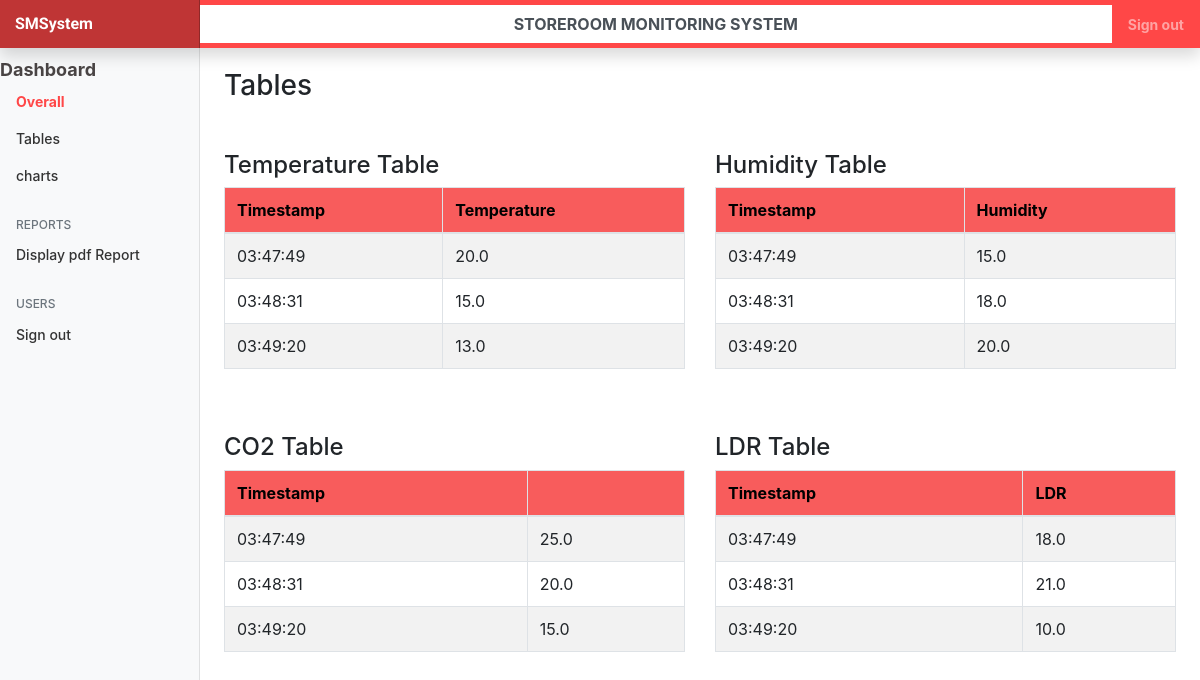
The app's page /tables/ with its own data.
### storeroom_app/models.py (models this page shows, shortened)
class CropsData(models.Model):
    timestamp = models.DateTimeField()
    temperature = models.FloatField(null=True)
    humidity = models.FloatField(null=True)
    co2 = models.FloatField(null=True)
    ldr = models.FloatField(null=True)

### storeroom_app/views.py (the view)
# urls.py: path('tables/', views.tables_view, name='tables_page'),
def tables_view(request):
    temperature_data = CropsData.objects.all()
    humidity_data = CropsData.objects.all()
    co2_data = CropsData.objects.all()
    ldr_data = CropsData.objects.all()
    return render(request, 'storeroom_app/tables.html', {
        'temperature_data': temperature_data,
        'humidity_data': humidity_data,
        'co2_data': co2_data,
        'ldr_data': ldr_data,
    })

### storeroom_app/templates/storeroom_app/tables.html
{% extends 'partials/base.html' %}
{% block content %}
<br>
<h3>Tables</h3>
<div class="row mt-5">
    <div class="col-md-6">
        <h4>Temperature Table</h4>
        <table class="table table-bordered table-striped">
            <thead style="background-color: rgb(248, 92, 92);color: black;">
                <tr>
                    <th scope="col">Timestamp</th>
                    <th scope="col">Temperature</th>
                </tr>
            </thead>
            <tbody>
                {% for entry in temperature_data %}
                <tr>
                    <td>{{ entry.timestamp|date:"H:i:s" }}</td>
                    <td>{{ entry.temperature }}</td>
                </tr>
                {% endfor %}
            </tbody>
        </table>
    </div>
    <div class="col-md-6">
        <h4>Humidity Table</h4>
        <table class="table table-bordered table-striped">
            <thead style="background-color: rgb(248, 92, 92); color: black;">
                <tr>
                    <th scope="col">Timestamp</th>
                    <th scope="col">Humidity</th>
                </tr>
            </thead>
            <tbody>
                {% for entry in humidity_data %}
                <tr>
                    <td>{{ entry.timestamp|date:"H:i:s" }}</td>
                    <td>{{ entry.humidity }}</td>
                </tr>
                {% endfor %}
            </tbody>
        </table>
    </div>
</div>
<div class="row mt-5">
    <div class="col-md-6">
        <h4>CO2 Table</h4>
        <table class="table table-bordered table-striped">
            <thead style="background-color: rgb(248, 92, 92); color: black;">
                <tr>
                    <th scope="col">Timestamp</th>
                    <th scope="col"></th>
                </tr>
            </thead>
            <tbody>
                {% for entry in co2_data %}
                <tr>
                    <td>{{ entry.timestamp|date:"H:i:s" }}</td>
                    <td>{{ entry.co2 }}</td>
                </tr>
                {% endfor %}
            </tbody>
        </table>
    </div>
    <div class="col-md-6">
        <h4>LDR Table</h4>
        <table class="table table-bordered table-striped">
            <thead style="background-color: rgb(248, 92, 92); color: black;">
                <tr>
                    <th scope="col">Timestamp</th>
                    <th scope="col">LDR</th>
                </tr>
            </thead>
            <tbody>
                {% for entry in ldr_data %}
                <tr>
                    <td>{{ entry.timestamp|date:"H:i:s" }}</td>
                    <td>{{ entry.ldr }}</td>
                </tr>
                {% endfor %}
            </tbody>
        </table>
    </div>
</div>
{% endblock %}

### static/css/dashboard.css (style rules this page uses)
body { font-size: .875rem; }

### records on screen
CropsData: timestamp "03:47:49", temperature "20.0", humidity "15.0", co2 "25.0", ldr "18.0"
CropsData: timestamp "03:48:31", temperature "15.0", humidity "18.0", co2 "20.0", ldr "21.0"
CropsData: timestamp "03:49:20", temperature "13.0", humidity "20.0", co2 "15.0", ldr "10.0"
